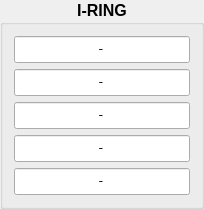
               <widget class="QGroupBox" name="groupBox_Sorce">
                <property name="geometry">
                 <rect>
                  <x>10</x>
                  <y>20</y>
                  <width>141</width>
                  <height>195</height>
                 </rect>
                </property>
                <property name="sizePolicy">
                 <sizepolicy hsizetype="Preferred" vsizetype="Preferred">
                  <horstretch>0</horstretch>
                  <verstretch>0</verstretch>
                 </sizepolicy>
                </property>
                <property name="font">
                 <font>
                  <pointsize>12</pointsize>
                  <weight>75</weight>
                  <bold>true</bold>
                  <kerning>true</kerning>
                 </font>
                </property>
                <property name="title">
                 <string>I-RING</string>
                </property>
                <property name="alignment">
                 <set>Qt::AlignHCenter|Qt::AlignTop</set>
                </property>
                <layout class="QVBoxLayout" name="verticalLayout_2">
                 <item>
                  <widget class="QLineEdit" name="lineEdit_Iring">
                   <property name="sizePolicy">
                    <sizepolicy hsizetype="Fixed" vsizetype="Fixed">
                     <horstretch>0</horstretch>
                     <verstretch>0</verstretch>
                    </sizepolicy>
                   </property>
                   <property name="font">
                    <font>
                     <family>Courier</family>
                     <pointsize>12</pointsize>
                     <weight>50</weight>
                     <bold>false</bold>
                    </font>
                   </property>
                   <property name="statusTip">
                    <string>optic 1</string>
                   </property>
                   <property name="whatsThis">
                    <string>first optic title</string>
                   </property>
                   <property name="text">
                    <string>-</string>
                   </property>
                   <property name="alignment">
                    <set>Qt::AlignCenter</set>
                   </property>
                  </widget>
                 </item>
                 <item>
                  <widget class="QLineEdit" name="lineEdit_Source_X">
                   <property name="sizePolicy">
                    <sizepolicy hsizetype="Fixed" vsizetype="Fixed">
                     <horstretch>0</horstretch>
                     <verstretch>0</verstretch>
                    </sizepolicy>
                   </property>
                   <property name="font">
                    <font>
                     <family>Courier</family>
                     <pointsize>12</pointsize>
                     <weight>50</weight>
                     <bold>false</bold>
                    </font>
                   </property>
                   <property name="statusTip">
                    <string>optic 1</string>
                   </property>
                   <property name="whatsThis">
                    <string>first optic title</string>
                   </property>
                   <property name="text">
                    <string>-</string>
                   </property>
                   <property name="alignment">
                    <set>Qt::AlignCenter</set>
                   </property>
                  </widget>
                 </item>
                 <item>
                  <widget class="QLineEdit" name="lineEdit_Source_Y">
                   <property name="enabled">
                    <bool>true</bool>
                   </property>
                   <property name="sizePolicy">
                    <sizepolicy hsizetype="Fixed" vsizetype="Fixed">
                     <horstretch>0</horstretch>
                     <verstretch>0</verstretch>
                    </sizepolicy>
                   </property>
                   <property name="font">
                    <font>
                     <family>Courier</family>
                     <pointsize>12</pointsize>
                     <weight>50</weight>
                     <bold>false</bold>
                    </font>
                   </property>
                   <property name="statusTip">
                    <string>optic 1</string>
                   </property>
                   <property name="whatsThis">
                    <string>first optic title</string>
                   </property>
                   <property name="text">
                    <string>-</string>
                   </property>
                   <property name="frame">
                    <bool>true</bool>
                   </property>
                   <property name="alignment">
                    <set>Qt::AlignCenter</set>
                   </property>
                   <property name="clearButtonEnabled" stdset="0">
                    <bool>false</bool>
                   </property>
                  </widget>
                 </item>
                 <item>
                  <widget class="QLineEdit" name="lineEdit_Source_Xangle">
                   <property name="enabled">
                    <bool>true</bool>
                   </property>
                   <property name="sizePolicy">
                    <sizepolicy hsizetype="Fixed" vsizetype="Fixed">
                     <horstretch>0</horstretch>
                     <verstretch>0</verstretch>
                    </sizepolicy>
                   </property>
                   <property name="font">
                    <font>
                     <family>Courier</family>
                     <pointsize>12</pointsize>
                     <weight>50</weight>
                     <bold>false</bold>
                    </font>
                   </property>
                   <property name="statusTip">
                    <string>optic 1</string>
                   </property>
                   <property name="whatsThis">
                    <string>first optic title</string>
                   </property>
                   <property name="text">
                    <string>-</string>
                   </property>
                   <property name="frame">
                    <bool>true</bool>
                   </property>
                   <property name="alignment">
                    <set>Qt::AlignCenter</set>
                   </property>
                  </widget>
                 </item>
                 <item>
                  <widget class="QLineEdit" name="lineEdit_Source_Yangle">
                   <property name="enabled">
                    <bool>true</bool>
                   </property>
                   <property name="sizePolicy">
                    <sizepolicy hsizetype="Fixed" vsizetype="Fixed">
                     <horstretch>0</horstretch>
                     <verstretch>0</verstretch>
                    </sizepolicy>
                   </property>
                   <property name="font">
                    <font>
                     <family>Courier</family>
                     <pointsize>12</pointsize>
                     <weight>50</weight>
                     <bold>false</bold>
                    </font>
                   </property>
                   <property name="statusTip">
                    <string>optic 1</string>
                   </property>
                   <property name="whatsThis">
                    <string>first optic title</string>
                   </property>
                   <property name="text">
                    <string>-</string>
                   </property>
                   <property name="frame">
                    <bool>true</bool>
                   </property>
                   <property name="alignment">
                    <set>Qt::AlignCenter</set>
                   </property>
                  </widget>
                 </item>
                </layout>
               </widget>
